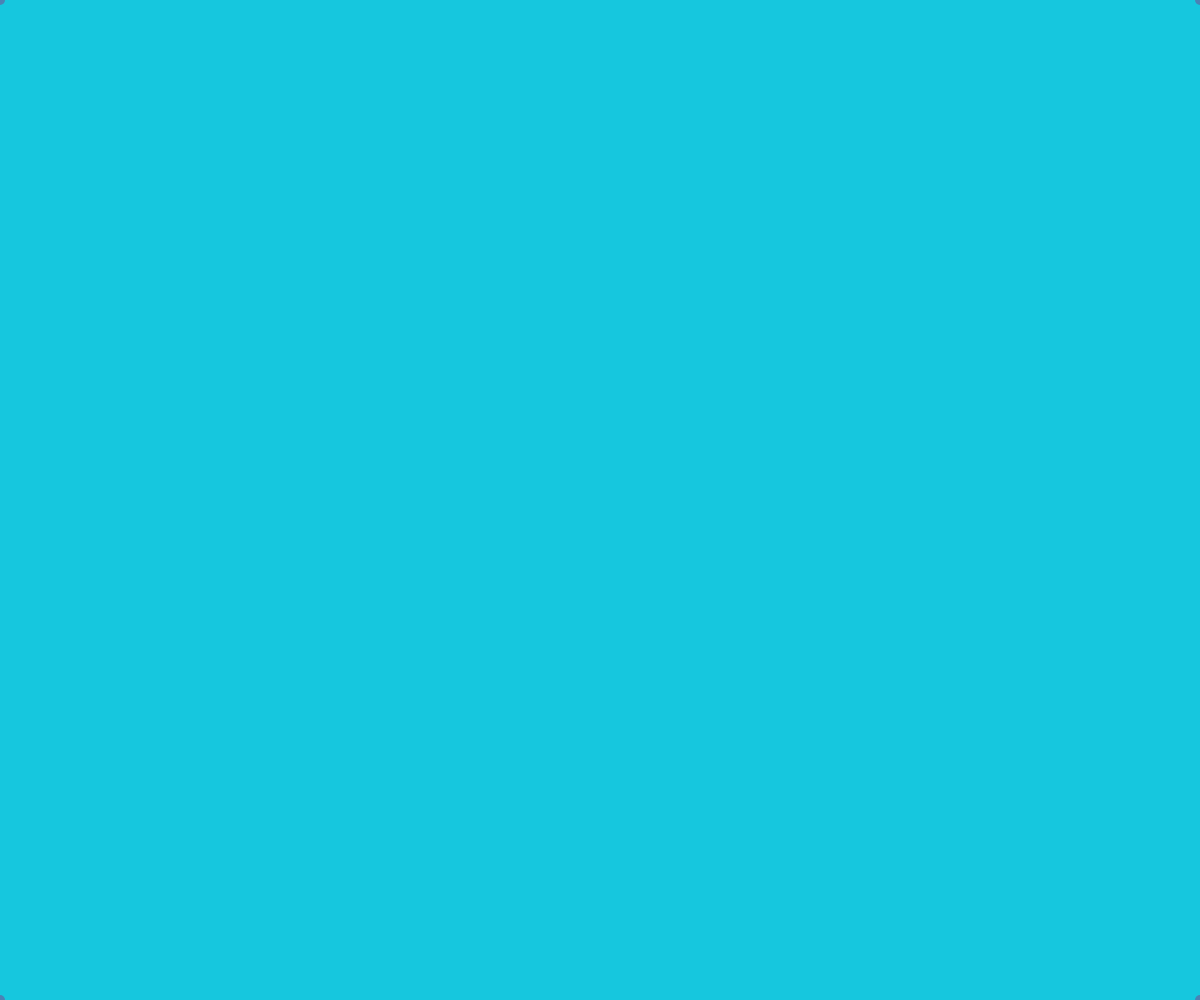
Frame 1 (no input)
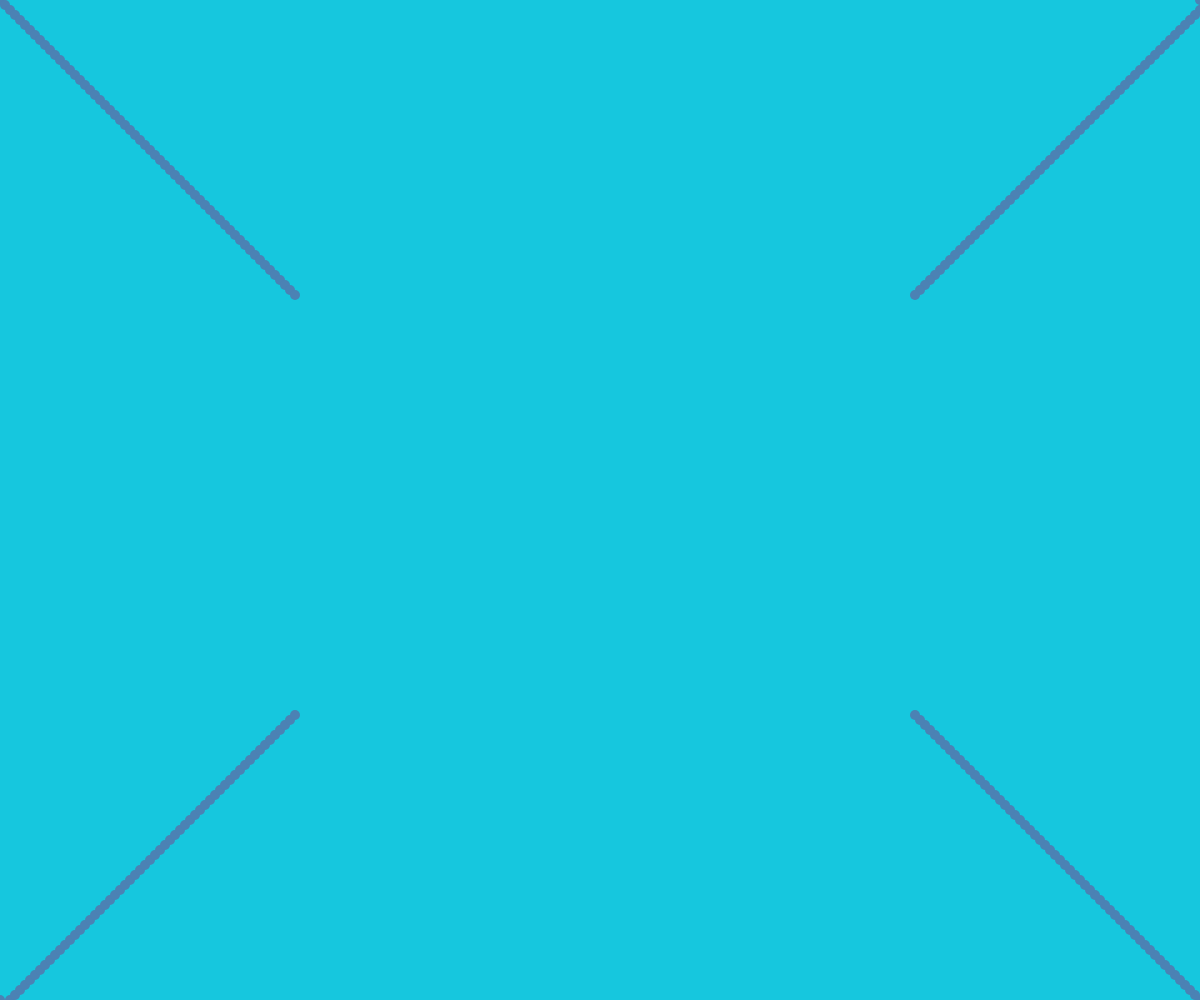
Frame 60 (no input)
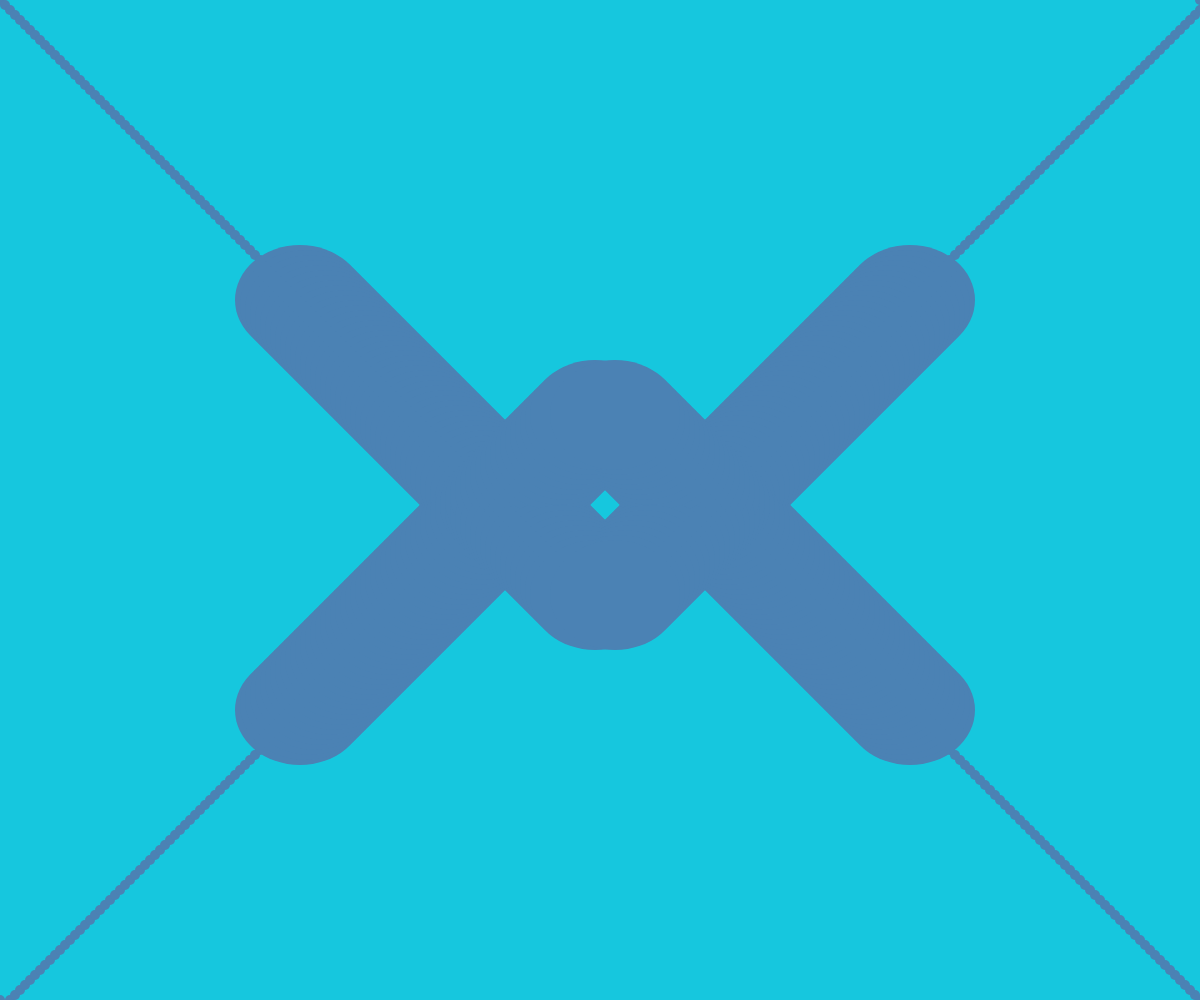
Frame 120 (the mouse pressed at the canvas centre since frame 60)

The p5.js sketch that drew these frames (run headless with seeded random() and noise() and a simulated clock; from frame 60 on, the mouse is pressed at the canvas centre):

// p5.js sketch
// ── sketch.js
// Moving your mouse will change the size of the stroke, while left clicking will change the 
// direction and color.
// In this piece, I've been looking at holding symmetry by having balls bounce at the 
// same time symmetrically through the x and y axis through the center. Size of the stroke
// is changeable through movement of the mouse and color and direction are changable
// through a mouse click. 

let x = 0;
let x1 = 0;
let x2 = 0;
let x3 = 0;
let y = 0;
let y1 = 0;
let y2 = 0;
let y3 = 0;
let speed = 5;
let speedx = speed;
let speedx1 = speed;
let speedx2 = speed;
let speedx3 = speed;
let speedy = speed;
let speedy1 = speed;
let speedy2 = speed;
let speedy3 = speed;
let radiusX = 0;
let radiusY = 0;
let color = true;
let clicked = false;
let mode = 0;
let oldspeedx = speed;
let oldspeedx1 = speed;
let oldspeedx2 = speed;
let oldspeedx3 = speed;
let oldspeedy = speed;
let oldspeedy1 = speed;
let oldspeedy2 = speed;
let oldspeedy3 = speed;



function setup() {
    createCanvas(windowWidth, windowHeight);
    x1 = windowWidth;
    y2 = windowHeight;
    x3 = windowWidth;
    y3 = windowHeight;
    background(22, 199, 222);
    fill(75, 130, 180);
    stroke(0, 0, 0, 0);
    alert("This is the statement for the piece titled: Symmetrical Brush. Moving your mouse will change the size of the stroke, while left clicking will change the direction and color. In this piece, I've been looking at holding symmetry by having balls bounce at the same time symmetrically through the x and y axis through the center. Size of the stroke is changeable through movement of the mouse and color and direction are changable through a mouse click. ");
}
  
function draw() {
    radiusX = mouseX / 5 + 10;
    radiusY = mouseY / 5 + 10;
    ellipse(x, y, radiusX, radiusY);
    ellipse(x1, y1, radiusX, radiusY);
    ellipse(x2, y2, radiusX, radiusY);
    ellipse(x3, y3, radiusX, radiusY);
    if (x > windowWidth || x < 0) {
        speedx = speedx * -1;
        if (clicked == false) {
            if (color == false) {
                fill(75, 130, 180);
                color = true;
            } else {
                fill(0, 191, 255);
                color = false;
            }
        } else {
            if (color == false) {
                fill(220, 20, 60)
                color = true;
            } else {
                fill(255, 69, 0);
                color = false;
            }
        }
        // fill(25, 0, 255)
        // background(Math.floor(Math.random() * 255), Math.floor(Math.random() * 255), Math.floor(Math.random() * 255));
    }
    if (x1 > windowWidth || x1 < 0) {
        speedx1 = speedx1 * -1;
    }
    if (x2 > windowWidth || x2 < 0) {
        speedx2 = speedx2 * -1;
    }
    if (x3 > windowWidth || x3 < 0) {
        speedx3 = speedx3 * -1;
    }
    if (y > windowHeight || y < 0) {
        speedy = speedy * -1;
        if (clicked == false) {
            if (color == false) {
                fill(75, 130, 180);
                color = true;
            } else {
                fill(0, 191, 255);
                color = false;
            }
        } else {
            if (color == false) {
                fill(220, 20, 60)
                color = true;
            } else {
                fill(255, 69, 0);
                color = false;
            }
        }
        // background(Math.floor(Math.random() * 255), Math.floor(Math.random() * 255), Math.floor(Math.random() * 255));
    }
    if (y1 > windowHeight || y1 < 0) {
        speedy1 = speedy1 * -1;
    }
    if (y2 > windowHeight || y2 < 0) {
        speedy2 = speedy2 * -1;
    }
    if (y3 > windowHeight || y3 < 0) {
        speedy3 = speedy3 * -1;
    }

    x = x + speedx;
    x1 = x1 + speedx1;
    x2 = x2 + speedx2;
    x3 = x3 + speedx3;
    y = y + speedy;
    y1 = y1 + speedy1;
    y2 = y2 + speedy2;
    y3 = y3 + speedy3;

}

function mouseClicked() {
    // speedx = speedx * -1;
    // speedx1 = speedx1 * -1;
    // speedx2 = speedx2 * -1;
    // speedx3 = speedx3 * -1;
    if (mode == 0) {
        oldspeedx = speedx;
        oldspeedx1 = speedx1;
        oldspeedx2 = speedx2;
        oldspeedx3 = speedx3;
        speedx = 0;
        speedx1 = 0;
        speedx2 = 0;
        speedx3 = 0;
        speedy = speedy * -1;
        speedy1 = speedy1 * -1;
        speedy2 = speedy2 * -1;
        speedy3 = speedy3 * -1;
        mode = 1;
    } else if (mode == 1) {
        speedx = oldspeedx;
        speedx1 = oldspeedx1;
        speedx2 = oldspeedx2;
        speedx3 = oldspeedx3;
        oldspeedy = speedy;
        oldspeedy1 = speedy1;
        oldspeedy2 = speedy2;
        oldspeedy3 = speedy3;
        speedy = 0;
        speedy1 = 0;
        speedy2 = 0;
        speedy3 = 0;
        mode = 2;
    } else {
        speedy = oldspeedy;
        speedy1 = oldspeedy1;
        speedy2 = oldspeedy2;
        speedy3 = oldspeedy3;
        mode = 0;
    }
    
    if (clicked == true) {
        clicked = false;
    } else {
        clicked = true;
    }
    // if (color = true) {
    //     color = false;
    // } else {
    //     color = true;
    // }
    // if (clicked == false) {
    //     if (color == true) {
    //         fill(75, 130, 180);
    //         color = false;
    //     } else {
    //         fill(0, 191, 255);
    //         color = true;
    //     }
    // } else {
    //     if (color == true) {
    //         fill(220, 20, 60)
    //         color = false;
    //     } else {
    //         fill(255, 160, 122);
    //         color = true;
    //     }
    // }
}

// function mouseReleased() {
//     speedx = speedx * -1;
//     speedx1 = speedx1 * -1;
//     speedx2 = speedx2 * -1;
//     speedx3 = speedx3 * -1;
//     speedy = speedy * -1;
//     speedy1 = speedy1 * -1;
//     speedy2 = speedy2 * -1;
//     speedy3 = speedy3 * -1;
// }
